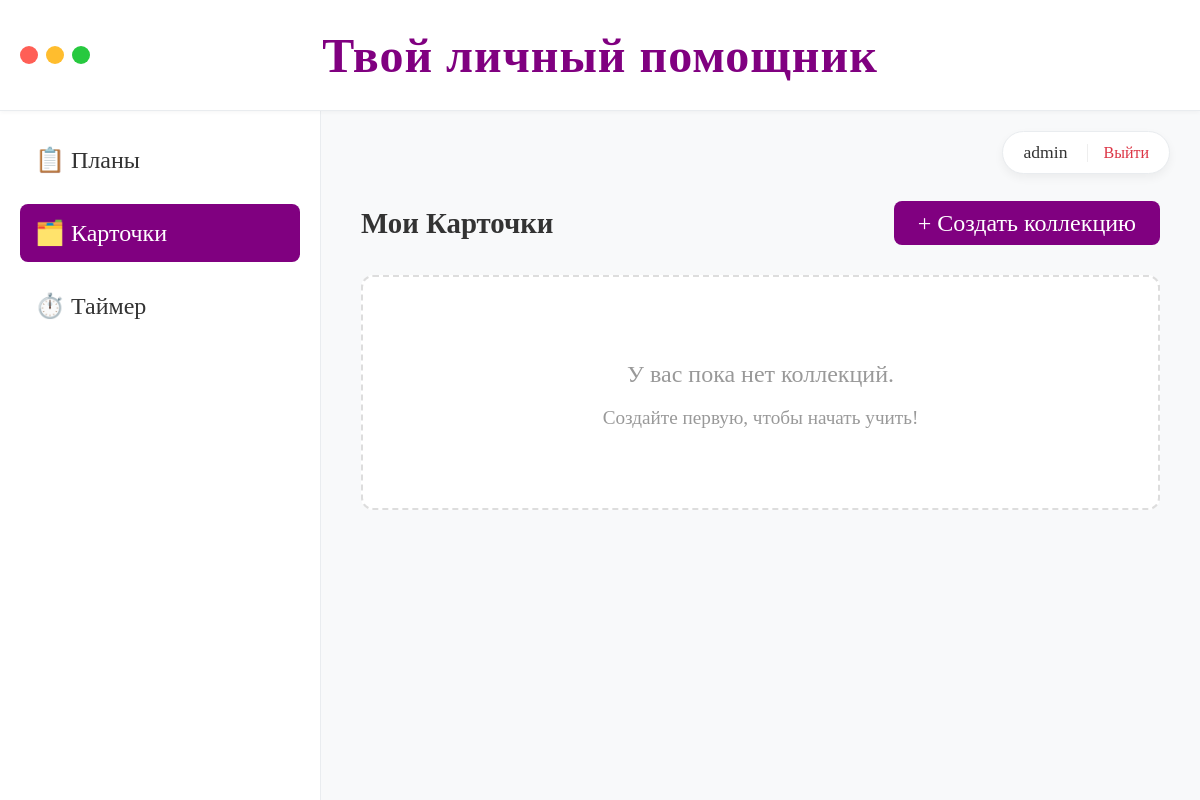
/flashcards/ (signed in), run on an earlier commit of the app's database.
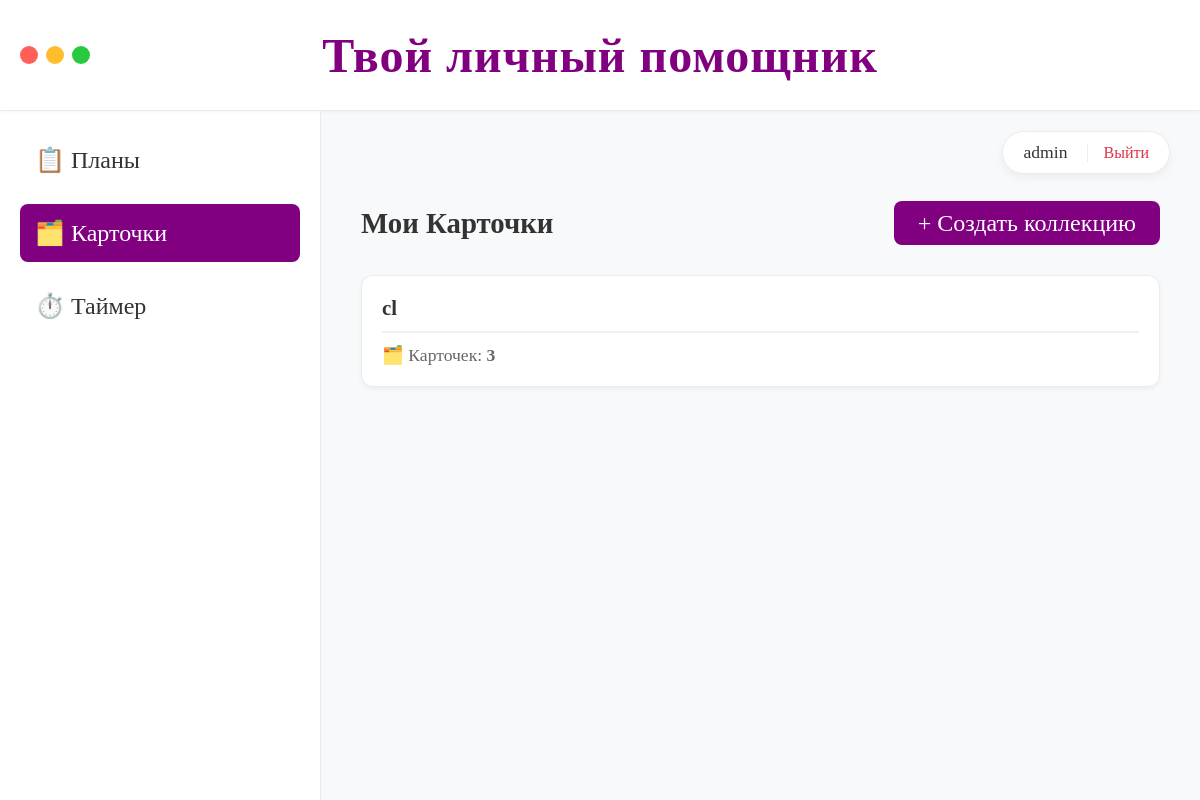
And on a later commit of the database.
### tasks/models.py (models this page shows, shortened)
class FlashCardCollection(models.Model):
    user = models.ForeignKey(
        User, on_delete=models.CASCADE, related_name='flashcard_collections'
    )
    title = models.CharField(max_length=200)

### tasks/views.py (the view)
# urls.py: path('flashcards/', views.collection_list, name='collection_list'),
@login_required
def collection_list(request):
    collections = FlashCardCollection.objects.filter(user=request.user).order_by('-id')
    return render(request, 'tasks/collection_list.html', {'collections': collections})

### templates/tasks/collection_list.html (shortened to what this page needs)
{% extends 'base.html' %}
{% block content %}
    <div style="display: flex; justify-content: space-between; align-items: center; margin-bottom: 30px;">
        <h2 style="margin: 0; font-size: 1.8rem; color: #333; font-weight: 600;">Мои Карточки</h2>
        <a href="{% url 'collection_create' %}" class="btn" style="font-size: 24px; padding: 10px 24px; line-height: 1;">
            + Создать коллекцию
        </a>
    </div>
    <div style="display: flex; flex-direction: column; gap: 15px; max-width: 900px;">
        {% for collection in collections %}
            <div class="card">
                <h3 style="margin: 0 0 10px 0; font-size: 1.3rem; line-height: 1.2;">
                    <a href="{% url 'collection_detail' collection.id %}" style="text-decoration: none; color: inherit; transition: color 0.2s;">
                        {{ collection.title }}
                    </a>
                </h3>
                <div style="font-size: 1.1rem; color: #666; border-top: 2px solid #f0f0f0; padding-top: 12px; display: flex; gap: 20px;">
                    <span>🗂️ Карточек: <b>{{ collection.cards.count }}</b></span>
                </div>
            </div>
        {% empty %}
            <div style="text-align: center; padding: 60px; color: #999; background: white; border-radius: 12px; border: 2px dashed #ddd;">
                <p style="font-size: 1.5rem; margin-bottom: 10px;">У вас пока нет коллекций.</p>
                <p style="font-size: 1.2rem;">Создайте первую, чтобы начать учить!</p>
            </div>
        {% endfor %}
    </div>
{% endblock %}

What changed in the data, as far as the page shows it:
added FlashCardCollection: title "cl", cards.count "3"
Also different on the page:
text no longer shown: "У вас пока нет коллекций. Создайте первую, чтобы начать учить!"
